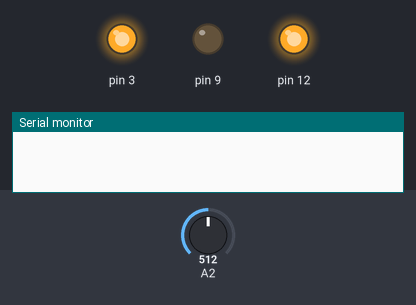
Bench run of a sketch on a simulated Arduino Uno, built with avr-gcc and run on an emulated ATmega328P. Parts: output pins drawn as LEDs (lit = HIGH), the last lines printed to the serial monitor. Inputs (shaded band) come from the test bench; at power-on: A2 = 512.

Above: at 1.2 s.
1.3 s: A2 set to 0
At 2.0 s:
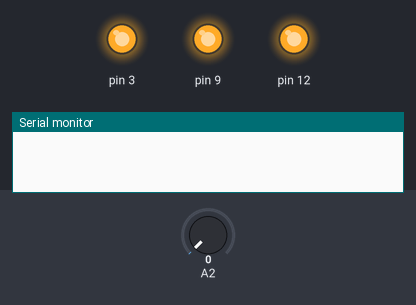
At 4.1 s:
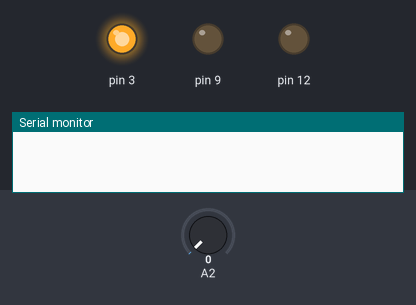
4.3 s: A2 set to 1015
5.8 s: A2 set to 1023
At 6.6 s:
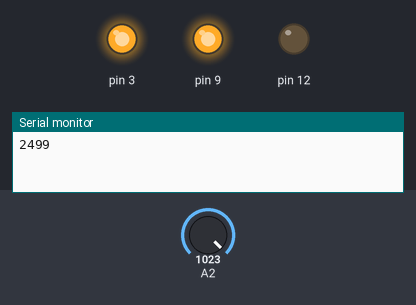
Timing chart, 0 to 9.3 s (numbered marks = the images above; inputs shaded):
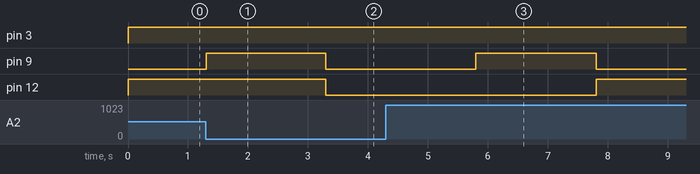

Measured:
- the behaviour switches between 1022 and 1023 on A2 (found by bisection; images 2 and 3)
- after the input at 1.3 s, pin 9: LOW → HIGH at once, → LOW 2.0 s later; pin 12: HIGH → LOW after 2.0 s
- after the input at 4.3 s, every drawn part: stays the same
- after the input at 5.8 s, pin 9: LOW → HIGH at once, → LOW 2.0 s later; pin 12: LOW → HIGH after 2.0 s

The sketch:

motor_speed_calc.ino
```cpp
#define SPEED 255

unsigned long time=0;

void setup() {
  Serial.begin(9600);
  // モーターAの制御用ピン設定
  pinMode(12, OUTPUT); // 回転方向 (HIGH/LOW)
  pinMode(9, OUTPUT); // ブレーキ (HIGH/LOW)
  pinMode(3, OUTPUT); // A PWMによるスピード制御 (0-255)
}

void loop() {

  int vr = analogRead(A2); //A2にボリューム部の2ピンを接続。1=5V,0=GND

  // モーターA: 正転
  digitalWrite(12, HIGH);
  digitalWrite(9, LOW);

  //time = millis();//-time;
  //Serial.println(time);
  while(vr > 0){ //一番端っこ(抵抗値がMAX)に行くまで正転
    vr = analogRead(A2);
    analogWrite(3, SPEED);
    //Serial.println(vr);
  }
  digitalWrite(9, HIGH); //端っこに行ったらブレーキ

  //time = millis()-time;
  //Serial.println(time);

  // 2秒間上記設定で回転
  delay(2000);

  // モーターA: 逆転
  digitalWrite(12, LOW);
  digitalWrite(9, LOW);

  time = millis();//-time;
  //Serial.println(time);

  while(vr <1023){ //一番端っこ(抵抗値が0側。電圧が高くなるほう)に行くまで逆転
    vr = analogRead(A2);
    analogWrite(3, SPEED);
    //Serial.println(vr);
  }
  digitalWrite(9, HIGH); //端っこに行ったらブレーキ

  time = millis()-time;
  Serial.println(time);

  // 2秒間上記設定で回転
  delay(2000);
}
```
